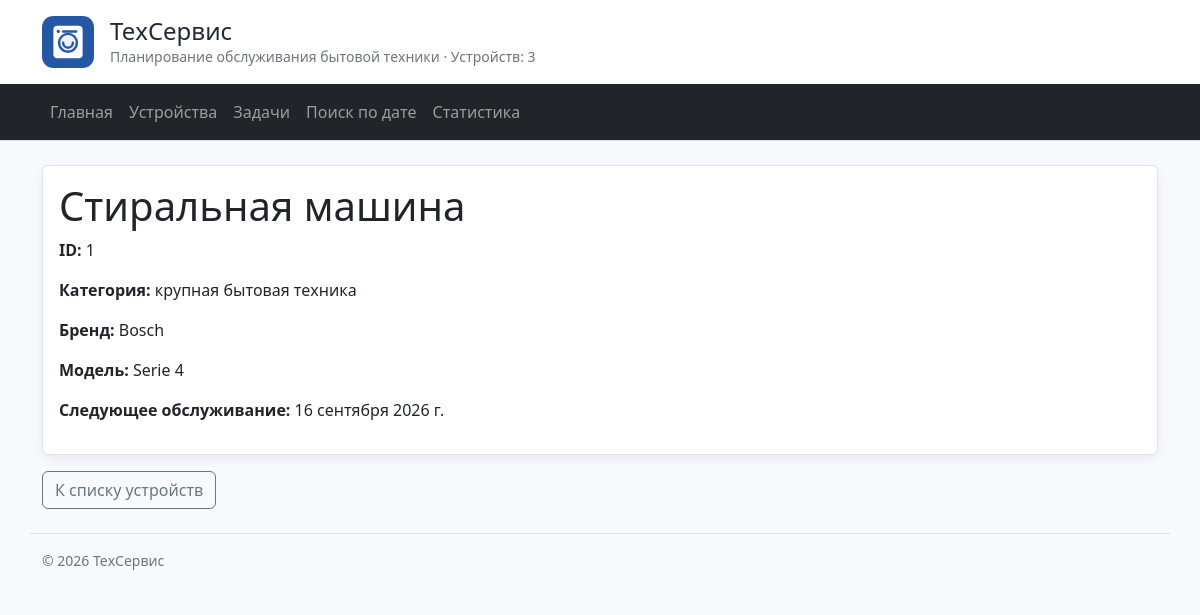
Screenshot of /devices/device-1/ with the database file from the repository.
### devices/models.py (models this page shows, shortened)
class Device(models.Model):
    slug = models.SlugField(
        "Адрес страницы", unique=True, default=device_slug, editable=False
    )
    owner = models.ForeignKey(
        "homepage.User",
        verbose_name="Владелец",
        on_delete=models.PROTECT,
        related_name="devices",
    )
    name = models.CharField(verbose_name="Название", max_length=200)
    category = models.CharField(verbose_name="Категория", max_length=100)
    brand = models.CharField(verbose_name="Бренд", max_length=100, blank=True)
    model = models.CharField(verbose_name="Модель", max_length=100, blank=True)
    serial_number = models.CharField(
        verbose_name="Серийный номер", max_length=100, blank=True
    )
    last_service_date = models.DateField(
        verbose_name="Последнее обслуживание", null=True, blank=True
    )
    service_interval_days = models.PositiveIntegerField(
        verbose_name="Интервал обслуживания в днях",
        default=180,
        validators=[MinValueValidator(1)],
    )
    notes = models.TextField(verbose_name="Примечания", blank=True)
    class Meta:
        verbose_name = "Устройство"
        verbose_name_plural = "Устройства"
        ordering = ["name", "pk"]
        constraints = [
            models.CheckConstraint(
                condition=models.Q(service_interval_days__gt=0),
                name="positive_service_interval",
            )
        ]
    @property
    def next_service_date(self) -> date | None:
        if self.last_service_date is None:
            return None
        return self.last_service_date + timedelta(
            days=self.service_interval_days
        )

### devices/views.py (the view)
# urls.py: path("<slug:slug>/", views.device_by_slug, name="detail_slug"),
def device_by_slug(request: HttpRequest, slug: str) -> HttpResponse:
    device = get_object_or_404(
        Device.objects.select_related("owner"), slug=slug
    )
    return render(request, "devices/device_detail.html", {"device": device})

### homepage/context_processors.py (called while the page is built)
def site_context(request) -> dict:
    return {"site_name": "ТехСервис", "device_count": Device.objects.count()}

### devices/templates/devices/device_detail.html (shortened to what this page needs)
{% extends "base.html" %}
{% block content %}
    {% if device %}
        <div class="card detail-card">
            <div class="card-body">
                <h1 class="card-title">{{ device.name }}</h1>
                <p><strong>ID:</strong> {{ device.id }}</p>
                <p><strong>Категория:</strong> {{ device.category }}</p>
                <p>
                    <strong>Бренд:</strong>
                    {{ device.brand|default:"не указан" }}
                </p>
                <p>
                    <strong>Модель:</strong>
                    {{ device.model|default:"не указана" }}
                </p>
                <p>
                    <strong>Следующее обслуживание:</strong>
                    {% if device.next_service_date %}
                        {{ device.next_service_date }}
                    {% else %}
                        не запланировано
                    {% endif %}
                </p>
            </div>
        </div>
    {% else %}
        <h1 class="text-danger">Устройство не найдено</h1>
        <p>Устройство с указанным идентификатором отсутствует.</p>
    {% endif %}
    <a
        href="{% url 'devices:list' %}"
        class="btn btn-outline-secondary mt-3"
    >
        К списку устройств
    </a>
{% endblock %}

### homepage/static/homepage/css/style.css (style rules this page uses)
:root { --service-blue: #2457a6; --service-blue-soft: #eef4ff; --service-border: #dce3ec; }
body { min-height: 100vh; background: #f7f9fc; color: #1f2937; }
.device-card, .task-card, .detail-card { border-color: var(--service-border); box-shadow: 0 0.25rem 0.75rem rgb(15 23 42 / 6%); }

### rows the page displays
Device: name "Стиральная машина", id "1", category "крупная бытовая техника", brand "Bosch", model "Serie 4", next_service_date "16 сентября 2026 г."

### other values shown
{{ site_name }} "ТехСервис"
{{ device_count }} "3"
